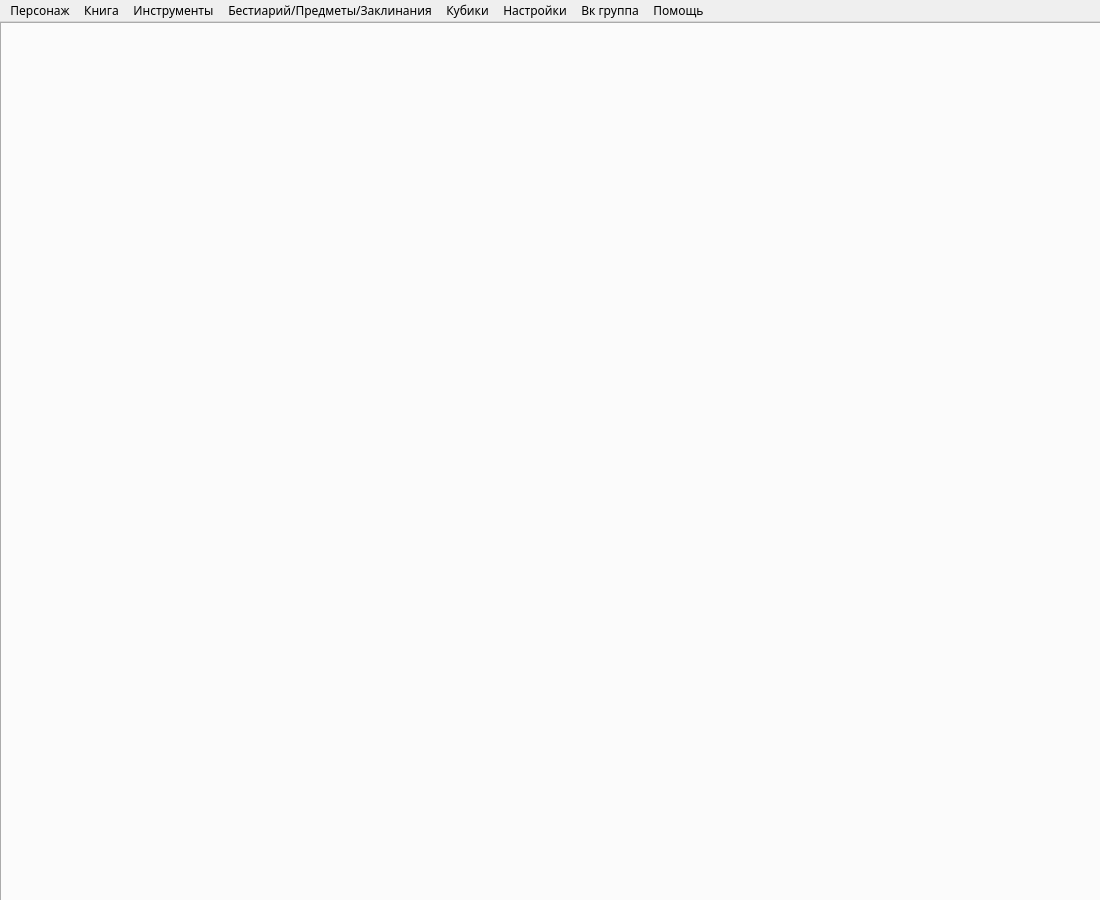
<?xml version="1.0" encoding="UTF-8"?>
<ui version="4.0">
 <class>MainWindow</class>
 <widget class="QMainWindow" name="MainWindow">
  <property name="windowModality">
   <enum>Qt::NonModal</enum>
  </property>
  <property name="enabled">
   <bool>true</bool>
  </property>
  <property name="geometry">
   <rect>
    <x>0</x>
    <y>0</y>
    <width>1100</width>
    <height>900</height>
   </rect>
  </property>
  <property name="sizePolicy">
   <sizepolicy hsizetype="Preferred" vsizetype="Preferred">
    <horstretch>0</horstretch>
    <verstretch>0</verstretch>
   </sizepolicy>
  </property>
  <property name="minimumSize">
   <size>
    <width>1100</width>
    <height>900</height>
   </size>
  </property>
  <property name="maximumSize">
   <size>
    <width>1100</width>
    <height>900</height>
   </size>
  </property>
  <property name="sizeIncrement">
   <size>
    <width>0</width>
    <height>0</height>
   </size>
  </property>
  <property name="baseSize">
   <size>
    <width>1100</width>
    <height>900</height>
   </size>
  </property>
  <property name="font">
   <font>
    <family>Source Code Pro Semibold</family>
    <strikeout>false</strikeout>
   </font>
  </property>
  <property name="cursor">
   <cursorShape>ArrowCursor</cursorShape>
  </property>
  <property name="windowTitle">
   <string>D&amp;D Helper(alphatest 0.4)</string>
  </property>
  <property name="windowIcon">
   <iconset>
    <normaloff>../../../../.designer/backup/old/icon.ico</normaloff>../../../../.designer/backup/old/icon.ico</iconset>
  </property>
  <property name="styleSheet">
   <string notr="true">background-color: url(1.jpg)</string>
  </property>
  <property name="tabShape">
   <enum>QTabWidget::Rounded</enum>
  </property>
  <property name="dockOptions">
   <set>QMainWindow::AllowTabbedDocks|QMainWindow::AnimatedDocks</set>
  </property>
  <widget class="QWidget" name="centralwidget">
   <widget class="QTabWidget" name="characters_tab">
    <property name="geometry">
     <rect>
      <x>0</x>
      <y>0</y>
      <width>1101</width>
      <height>881</height>
     </rect>
    </property>
    <property name="sizePolicy">
     <sizepolicy hsizetype="Fixed" vsizetype="Fixed">
      <horstretch>0</horstretch>
      <verstretch>0</verstretch>
     </sizepolicy>
    </property>
    <property name="font">
     <font>
      <stylestrategy>PreferAntialias</stylestrategy>
     </font>
    </property>
    <property name="acceptDrops">
     <bool>false</bool>
    </property>
    <property name="autoFillBackground">
     <bool>true</bool>
    </property>
    <property name="styleSheet">
     <string notr="true"/>
    </property>
    <property name="inputMethodHints">
     <set>Qt::ImhNone</set>
    </property>
    <property name="tabPosition">
     <enum>QTabWidget::North</enum>
    </property>
    <property name="tabShape">
     <enum>QTabWidget::Triangular</enum>
    </property>
    <property name="currentIndex">
     <number>-1</number>
    </property>
    <property name="elideMode">
     <enum>Qt::ElideNone</enum>
    </property>
    <property name="documentMode">
     <bool>false</bool>
    </property>
    <property name="tabsClosable">
     <bool>true</bool>
    </property>
    <property name="movable">
     <bool>true</bool>
    </property>
    <property name="tabBarAutoHide">
     <bool>false</bool>
    </property>
   </widget>
  </widget>
  <widget class="QMenuBar" name="menuBar">
   <property name="geometry">
    <rect>
     <x>0</x>
     <y>0</y>
     <width>1100</width>
     <height>21</height>
    </rect>
   </property>
   <property name="font">
    <font>
     <family>Source Code Pro Semibold</family>
     <strikeout>false</strikeout>
    </font>
   </property>
   <property name="layoutDirection">
    <enum>Qt::LeftToRight</enum>
   </property>
   <property name="autoFillBackground">
    <bool>true</bool>
   </property>
   <property name="defaultUp">
    <bool>false</bool>
   </property>
   <widget class="QMenu" name="character_menu">
    <property name="title">
     <string>Персонаж</string>
    </property>
    <addaction name="add_character"/>
    <addaction name="load_character"/>
    <addaction name="save_character"/>
   </widget>
   <widget class="QMenu" name="book_menu">
    <property name="title">
     <string>Книга</string>
    </property>
    <addaction name="master_book"/>
    <addaction name="study_book"/>
   </widget>
   <widget class="QMenu" name="instruments_menu">
    <property name="title">
     <string>Инструменты</string>
    </property>
    <widget class="QMenu" name="instr_character">
     <property name="title">
      <string>Создание персонажа/npc</string>
     </property>
     <widget class="QMenu" name="name_generator">
      <property name="title">
       <string>Генератор имен</string>
      </property>
      <addaction name="actionAutoNAME_AutoREALM_name_generator"/>
      <addaction name="actiontentaculus_ru_name_generator"/>
     </widget>
     <widget class="QMenu" name="bandit_name_generator">
      <property name="title">
       <string>Генератор имен бандитов</string>
      </property>
      <addaction name="actionstormtower_ru_bandit_name_generator"/>
     </widget>
     <widget class="QMenu" name="harakter_generator">
      <property name="title">
       <string>Генератор характера</string>
      </property>
      <addaction name="actionrandomall_ru_harakter_generator"/>
     </widget>
     <widget class="QMenu" name="country_name_generator">
      <property name="title">
       <string>Генератор названия станы</string>
      </property>
      <addaction name="actionrandomall_ru_county_name_generator"/>
     </widget>
     <addaction name="name_generator"/>
     <addaction name="bandit_name_generator"/>
     <addaction name="harakter_generator"/>
     <addaction name="country_name_generator"/>
     <addaction name="actionrpgtinker_com_country_name_generator"/>
    </widget>
    <widget class="QMenu" name="make_location">
     <property name="title">
      <string>Создание локаций</string>
     </property>
     <widget class="QMenu" name="home_generator">
      <property name="title">
       <string>Генератор Таверн</string>
      </property>
      <addaction name="actionstormtower_ru_home_generator"/>
     </widget>
     <widget class="QMenu" name="city_generator">
      <property name="title">
       <string>Генератор карты города</string>
      </property>
      <addaction name="actionwatabou_itch_io_city_generator"/>
     </widget>
     <addaction name="home_generator"/>
     <addaction name="city_generator"/>
     <addaction name="actionCampaign_Cartographer_3_CC3_city_generator"/>
     <addaction name="actionAutoREALM_city_generator"/>
     <addaction name="actionpyromancers_com_city_generator"/>
    </widget>
    <addaction name="instr_character"/>
    <addaction name="make_location"/>
    <addaction name="sounds"/>
   </widget>
   <widget class="QMenu" name="usefull_menu">
    <property name="title">
     <string>Бестиарий/Предметы/Заклинания</string>
    </property>
    <widget class="QMenu" name="bestiary">
     <property name="title">
      <string>Бестиарий</string>
     </property>
     <addaction name="actiondungeon_su_bestiary"/>
     <addaction name="actiontentaculus_ru_bestiary"/>
    </widget>
    <widget class="QMenu" name="items">
     <property name="title">
      <string>Предметы</string>
     </property>
     <widget class="QMenu" name="magic_items">
      <property name="title">
       <string>Маг. Предметы</string>
      </property>
      <addaction name="actiondungeon_su_magic_items"/>
      <addaction name="actiontentaculus_ru_magic_items"/>
     </widget>
     <widget class="QMenu" name="normal_items">
      <property name="title">
       <string>Обычное оружие</string>
      </property>
      <addaction name="actiondungeon_su_normal_items"/>
      <addaction name="actiondnd5_club_normal_items"/>
     </widget>
     <addaction name="magic_items"/>
     <addaction name="normal_items"/>
    </widget>
    <widget class="QMenu" name="magic">
     <property name="title">
      <string>Заклинания</string>
     </property>
     <addaction name="actiondungeon_su_magic"/>
     <addaction name="actiontentaculus_ru_magic"/>
    </widget>
    <addaction name="bestiary"/>
    <addaction name="items"/>
    <addaction name="magic"/>
   </widget>
   <widget class="QMenu" name="cubes">
    <property name="title">
     <string>Кубики</string>
    </property>
    <addaction name="action1"/>
   </widget>
   <widget class="QMenu" name="configs">
    <property name="title">
     <string>Настройки</string>
    </property>
   </widget>
   <widget class="QMenu" name="vk_group">
    <property name="title">
     <string>Вк группа</string>
    </property>
   </widget>
   <widget class="QMenu" name="help">
    <property name="tearOffEnabled">
     <bool>false</bool>
    </property>
    <property name="title">
     <string>Помощь</string>
    </property>
   </widget>
   <addaction name="character_menu"/>
   <addaction name="book_menu"/>
   <addaction name="instruments_menu"/>
   <addaction name="usefull_menu"/>
   <addaction name="cubes"/>
   <addaction name="configs"/>
   <addaction name="vk_group"/>
   <addaction name="help"/>
  </widget>
  <action name="add_character">
   <property name="text">
    <string>Добавить</string>
   </property>
   <property name="shortcut">
    <string>Ctrl+N</string>
   </property>
  </action>
  <action name="load_character">
   <property name="text">
    <string>Загрузить</string>
   </property>
   <property name="shortcut">
    <string>Ctrl+L</string>
   </property>
  </action>
  <action name="save_character">
   <property name="text">
    <string>Сохранить всех</string>
   </property>
   <property name="shortcut">
    <string>Ctrl+S</string>
   </property>
  </action>
  <action name="master_book">
   <property name="text">
    <string>Книга Мастера(offline)</string>
   </property>
   <property name="shortcut">
    <string>Ctrl+M</string>
   </property>
  </action>
  <action name="study_book">
   <property name="text">
    <string>Книга Игрока(Offline)</string>
   </property>
   <property name="shortcut">
    <string>Ctrl+P</string>
   </property>
  </action>
  <action name="sounds">
   <property name="text">
    <string>Звуковое сопровождение</string>
   </property>
  </action>
  <action name="actionrpgtinker_com_country_name_generator">
   <property name="text">
    <string>rpgtinker.com</string>
   </property>
  </action>
  <action name="actionAutoNAME_AutoREALM_name_generator">
   <property name="text">
    <string>AutoNAME(AutoREALM)</string>
   </property>
  </action>
  <action name="actiontentaculus_ru_name_generator">
   <property name="text">
    <string>tentaculus.ru</string>
   </property>
  </action>
  <action name="actionstormtower_ru_bandit_name_generator">
   <property name="text">
    <string>stormtower.ru</string>
   </property>
  </action>
  <action name="actionrandomall_ru_harakter_generator">
   <property name="text">
    <string>randomall.ru</string>
   </property>
  </action>
  <action name="actionrandomall_ru_county_name_generator">
   <property name="text">
    <string>randomall.ru</string>
   </property>
  </action>
  <action name="actionstormtower_ru_home_generator">
   <property name="text">
    <string>stormtower.ru(Описание)</string>
   </property>
  </action>
  <action name="actionCampaign_Cartographer_3_CC3_city_generator">
   <property name="text">
    <string>Campaign Cartographer 3(CC3)</string>
   </property>
  </action>
  <action name="actionAutoREALM_city_generator">
   <property name="text">
    <string>AutoREALM</string>
   </property>
  </action>
  <action name="actionpyromancers_com_city_generator">
   <property name="text">
    <string>pyromancers.com</string>
   </property>
  </action>
  <action name="actionwatabou_itch_io_city_generator">
   <property name="text">
    <string>watabou.itch.io</string>
   </property>
  </action>
  <action name="actiondungeon_su_bestiary">
   <property name="text">
    <string>dungeon.su</string>
   </property>
  </action>
  <action name="actiontentaculus_ru_bestiary">
   <property name="text">
    <string>tentaculus.ru</string>
   </property>
  </action>
  <action name="actiondungeon_su_magic_items">
   <property name="text">
    <string>dungeon.su</string>
   </property>
  </action>
  <action name="actiontentaculus_ru_magic_items">
   <property name="text">
    <string>tentaculus.ru</string>
   </property>
  </action>
  <action name="actiondungeon_su_normal_items">
   <property name="text">
    <string>dungeon.su</string>
   </property>
  </action>
  <action name="actiondnd5_club_normal_items">
   <property name="text">
    <string>dnd5.club</string>
   </property>
  </action>
  <action name="actiondungeon_su_magic">
   <property name="text">
    <string>dungeon.su</string>
   </property>
  </action>
  <action name="actiontentaculus_ru_magic">
   <property name="text">
    <string>tentaculus.ru</string>
   </property>
  </action>
  <action name="action1">
   <property name="text">
    <string>1</string>
   </property>
  </action>
 </widget>
 <resources/>
 <connections/>
</ui>
